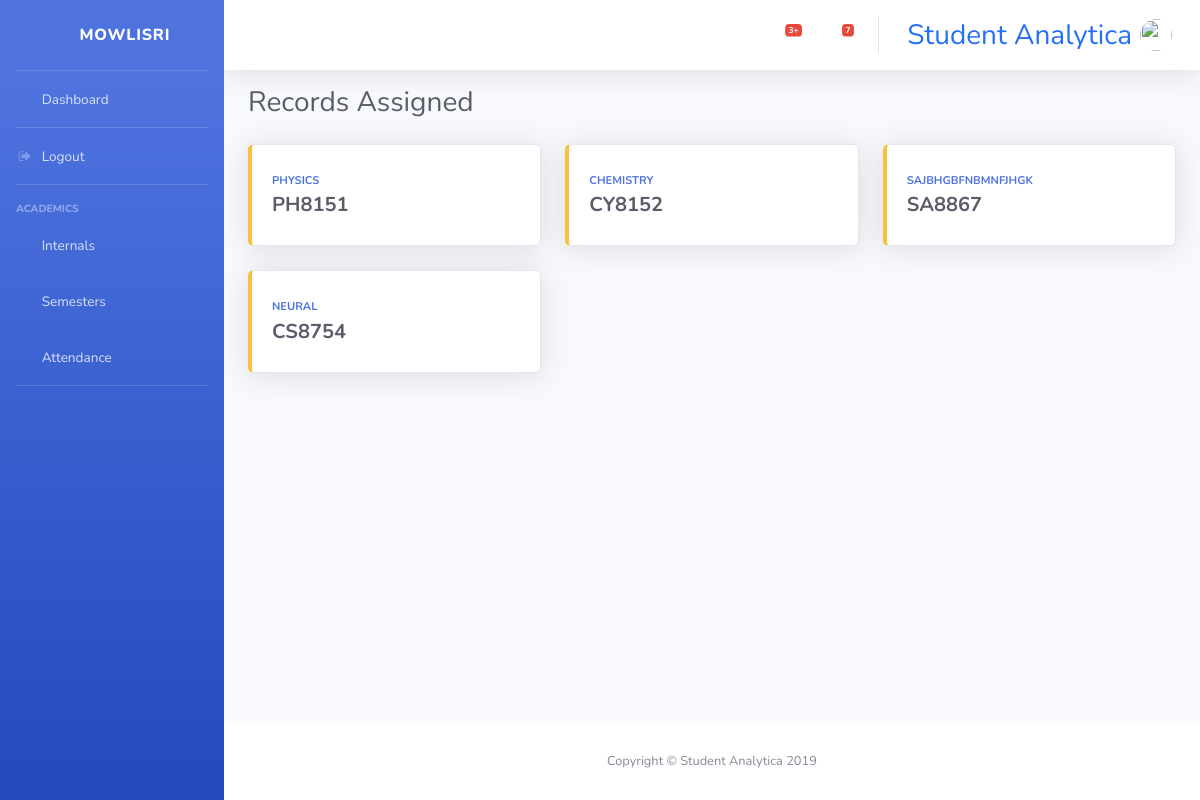
Page /academics/assigned_class/ (signed in) on the earlier database version.
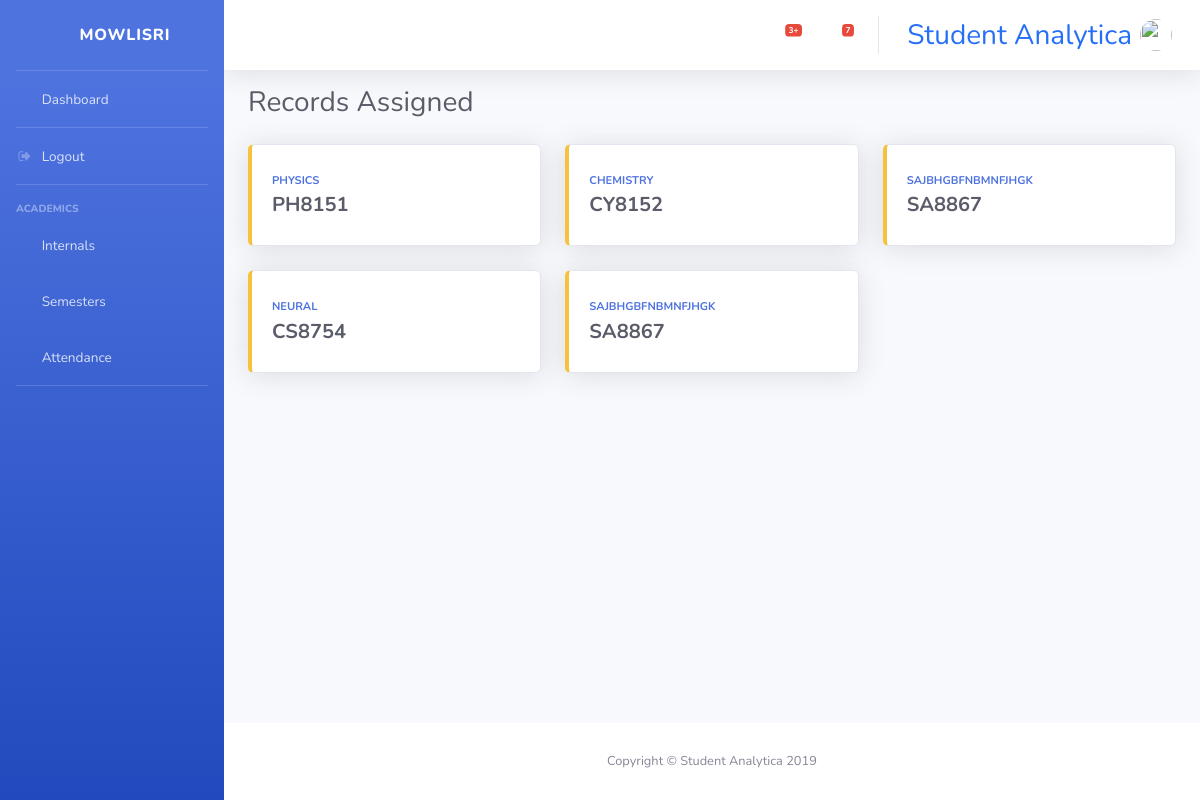
Same page on the later database version.
### console/models.py (models this page shows, shortened)
class SubjectAssign(models.Model):
    staff = models.ForeignKey(User, on_delete=models.CASCADE)
    subject = models.ForeignKey(Subject, on_delete=models.CASCADE)

class Subject(models.Model):
    CRED = (('1','1'),('2','2'),('3','3'),('4','4'),('5','5'),('6','6'))
    SEM = (('1','1'),('2','2'),('3','3'),('4','4'),('5','5'),('6','6'),('7','7'),('8','8'))
    subname = models.CharField(max_length=100)
    subcode = models.CharField(max_length=7)
    subcred = models.CharField(max_length=1, choices=CRED, default='1')
    sem = models.CharField(max_length=1, choices=SEM, default='1')

### console/views.py (the view)
# urls.py: path('academics/assigned_class/', views.assigned_class, name='assigned_class'),
def assigned_class(request):
    if request.user.is_staff:
        context={
            'classes': SubjectAssign.objects.filter(staff__username=request.user.username)
        }
        return render(request, 'console/academics/assigned_class.html', context)
    else:
        return redirect('internals')

### console/templates/console/academics/assigned_class.html
{% extends "base.html" %}
{% block content %}
<div class="d-sm-flex align-items-center justify-content-between mb-4">
<h1 class="h3 mb-0 text-gray-800">Records Assigned</h1>
</div>
<div class="row">
{% for class in classes %}
<div class="col-xl-4 col-md-6 mb-4">
    <a href="{% url 'internals' %}?subject-query={{class.subject.subcode}}" style="text-decoration: none;">
        <div class="card border-left-warning shadow h-100 py-2">
            <div class="card-body">
                <div class="row no-gutters align-items-center">
                    <div class="col mr-2">
                        <div class="text-xs font-weight-bold text-primary text-uppercase mb-1">{{class.subject.subname}}</div>
                        <div class="h5 mb-0 font-weight-bold text-gray-800">{{class.subject.subcode}}</div>
                    </div>
                    <div class="col-auto">
                        <i class="fas fa-book-reader fa-2x text-gray-300"></i>
                    </div>
                </div>
            </div>
        </div>
    </a>
</div>
{% endfor %}
</div>
{% endblock content %}

Differences in the rows shown:
added SubjectAssign: subject.subname "SAJBHGBFNBMNFJHGK", subject.subcode "SA8867"
